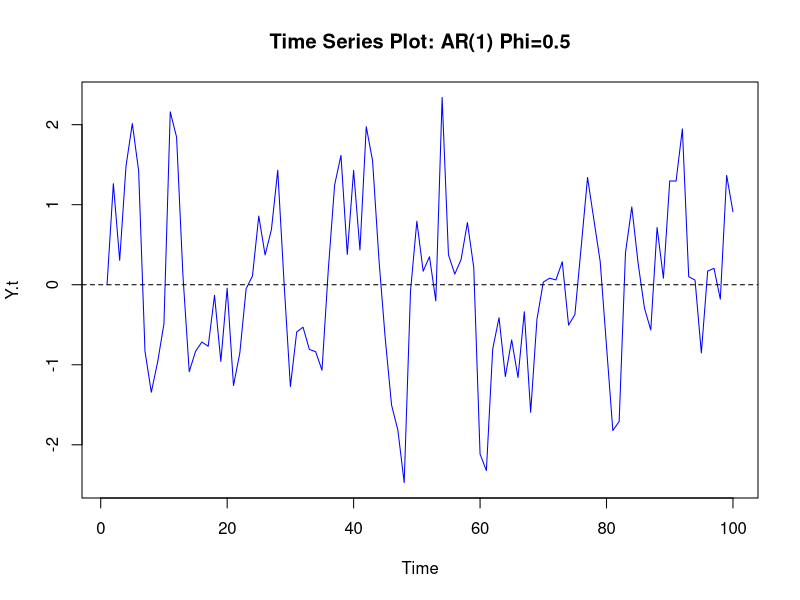
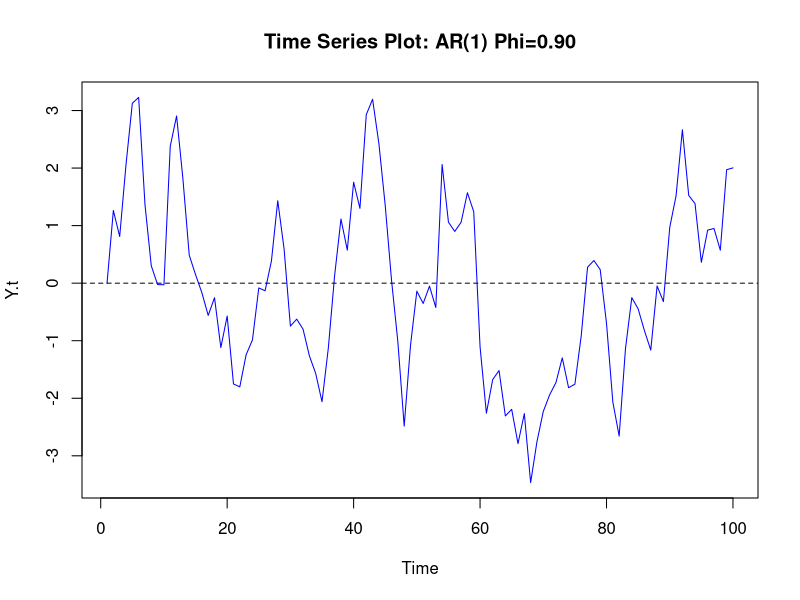
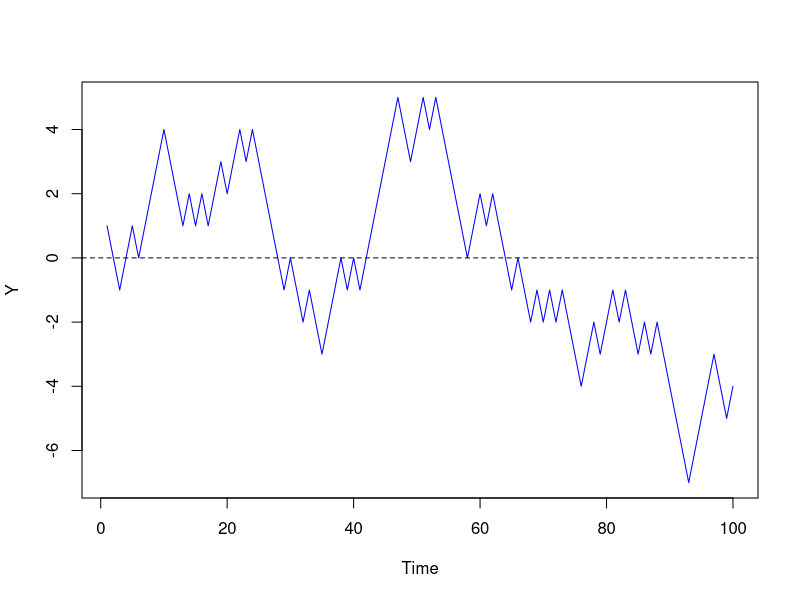
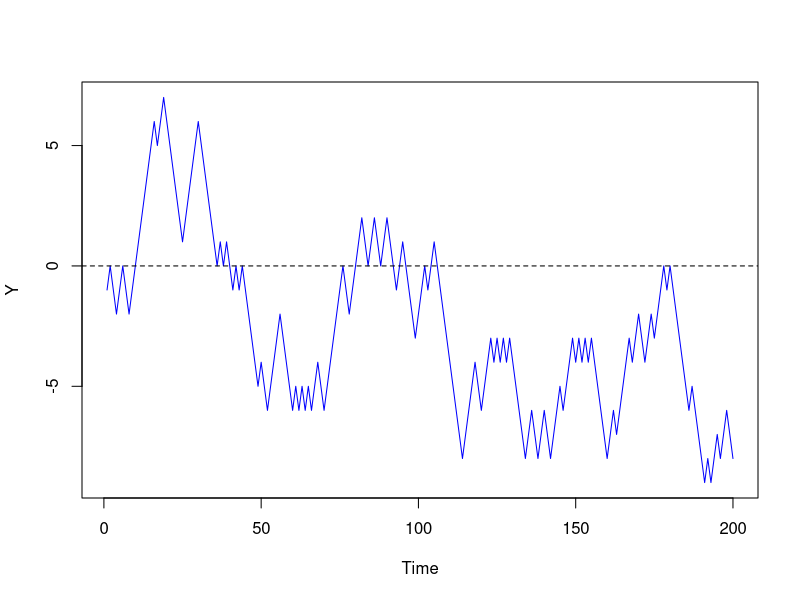
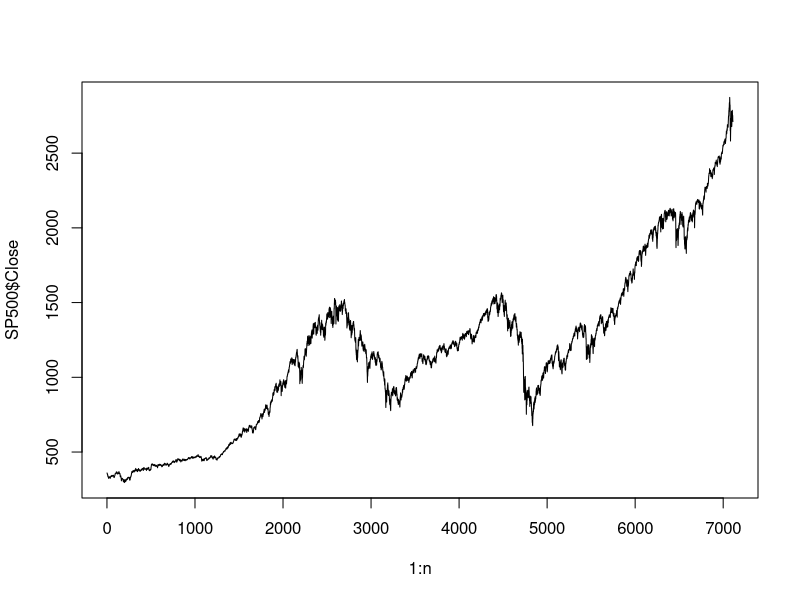
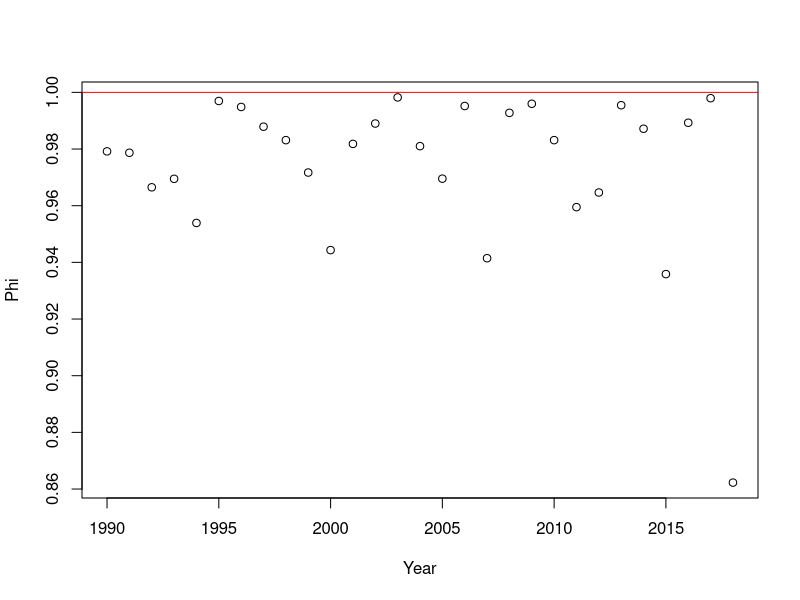
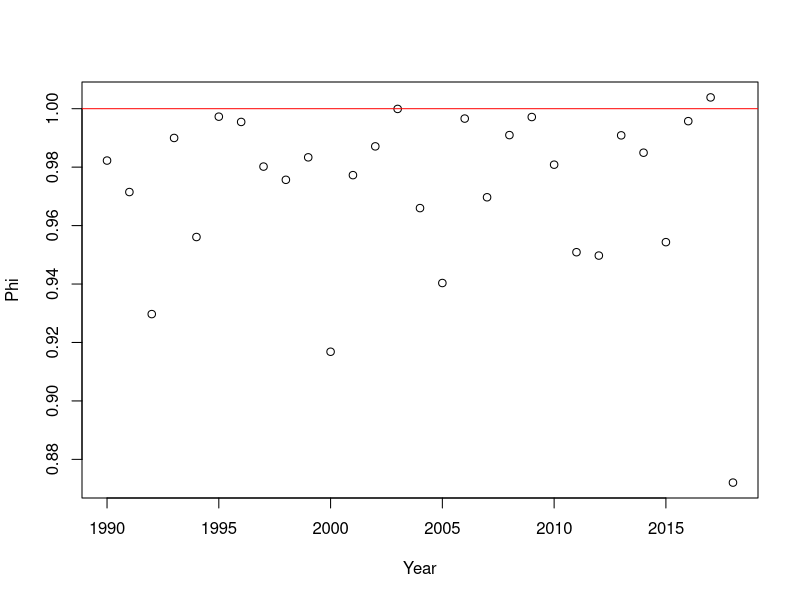

Here is the R script that generated these plots, in order:
## ---- chunk 1
# Gabriel will help students with this in class
Y<- c(3,7,8,9,11)

phi.hat <- function(Y) {
n<-length(Y) #length of vector
coefs<- lm((Y[2:n]~Y[1:(n-1)]))$coefficients 
phi<- coefs[2]
return(c(mu=coefs[1]/(1-coefs[2]),phi=coefs[2]))
}

phi.hat(Y)


## ---- chunk 2
set.seed(0)
Y.t <- NULL
Y.t[1] <- 0
phi <- .5
n <- 100
for (i in 2:n) {
  Y.t[i] <- phi*Y.t[i-1]+rnorm(1)
  
}
plot(1:100,Y.t,type="l",main="Time Series Plot: AR(1) Phi=0.5",col="blue",xlab="Time")
abline(h=0,lty=2)

# AR(1) estimated parameter
phi.hat(Y.t)
## ---- chunk 3
set.seed(0)
Y.t <- NULL
Y.t[1] <- 0
phi <- .90
n <- 100
for (i in 2:n) {
  Y.t[i] <- phi*Y.t[i-1]+rnorm(1)
}

plot(1:100,Y.t,type="l",main="Time Series Plot: AR(1) Phi=0.90",col="blue",xlab="Time")
abline(h=0,lty=2)

# AR(1) estimated parameter
phi.hat(Y.t)
## ---- chunk 4
set.seed(0)
trials <- 100
coins <- ifelse(rbinom(n=trials,size=1,prob=.5)==1,1,-1)
coins
Y <- cumsum(coins)
Y
plot(1:trials,Y,type="l",col="blue",xlab="Time")
abline(h=0,lty=2)

# AR(1) estimated parameter
phi.hat(Y)
## ---- chunk 5
set.seed(3)
trials <- 200
coins <- ifelse(rbinom(n=trials,size=1,prob=.5)==1,1,-1)
coins
Y <- cumsum(coins)
Y
plot(1:trials,Y,type="l",col="blue",xlab="Time")
abline(h=0,lty=2)

# AR(1) estimated parameter
phi.hat(Y)
## ---- chunk 6
SP500 <- read.csv("SP500Weekly.csv",as.is=T)
n <- nrow(SP500)
n
plot(1:n,SP500$Close,type="l")
phi.hat(SP500$Close)
head(SP500)
## ---- chunk 7
# Solution

sep<- strsplit(SP500$Date,"-" ) 

year<-c()
for (i in 1:length(sep)){
  year<-append(year,sep[[i]][1])
}
SP500$Year<-year

Years.split<-split(SP500, SP500$Year) #split
phi.years<-c() 
year.names<-c(names(Years.split))
for(i in year.names){
  this_year<- SP500$Year == i
  year_data <-SP500[this_year,]
  results<-(phi.hat(year_data$Close))
  phi.years<-append(phi.years, results[2])
}

#phi.years

plot(year.names, phi.years, xlab="Year", ylab="Phi")
abline(1,0, col="red")
## ---- chunk 8
# Solution
DJDaily <- read.csv("DJIDaily.csv",as.is=T)

splitdj<- strsplit(DJDaily$Date,"-" )
year<-c()
for (i in 1:length(splitdj)){
  year<-append(year,splitdj[[i]][1])
}
DJDaily$Year<-year

Years.split<-split(DJDaily, DJDaily$Year)
phi.years<-c() 
year.names<-c(names(Years.split))
for(i in year.names){
  this_year<- DJDaily$Year == i
  year_data <-DJDaily[this_year,]
  results<-(phi.hat(year_data$Close))
  phi.years<-append(phi.years, results[2])
}

#phi.years

plot(year.names, phi.years, xlab="Year", ylab="Phi")
abline(1,0, col="red")

